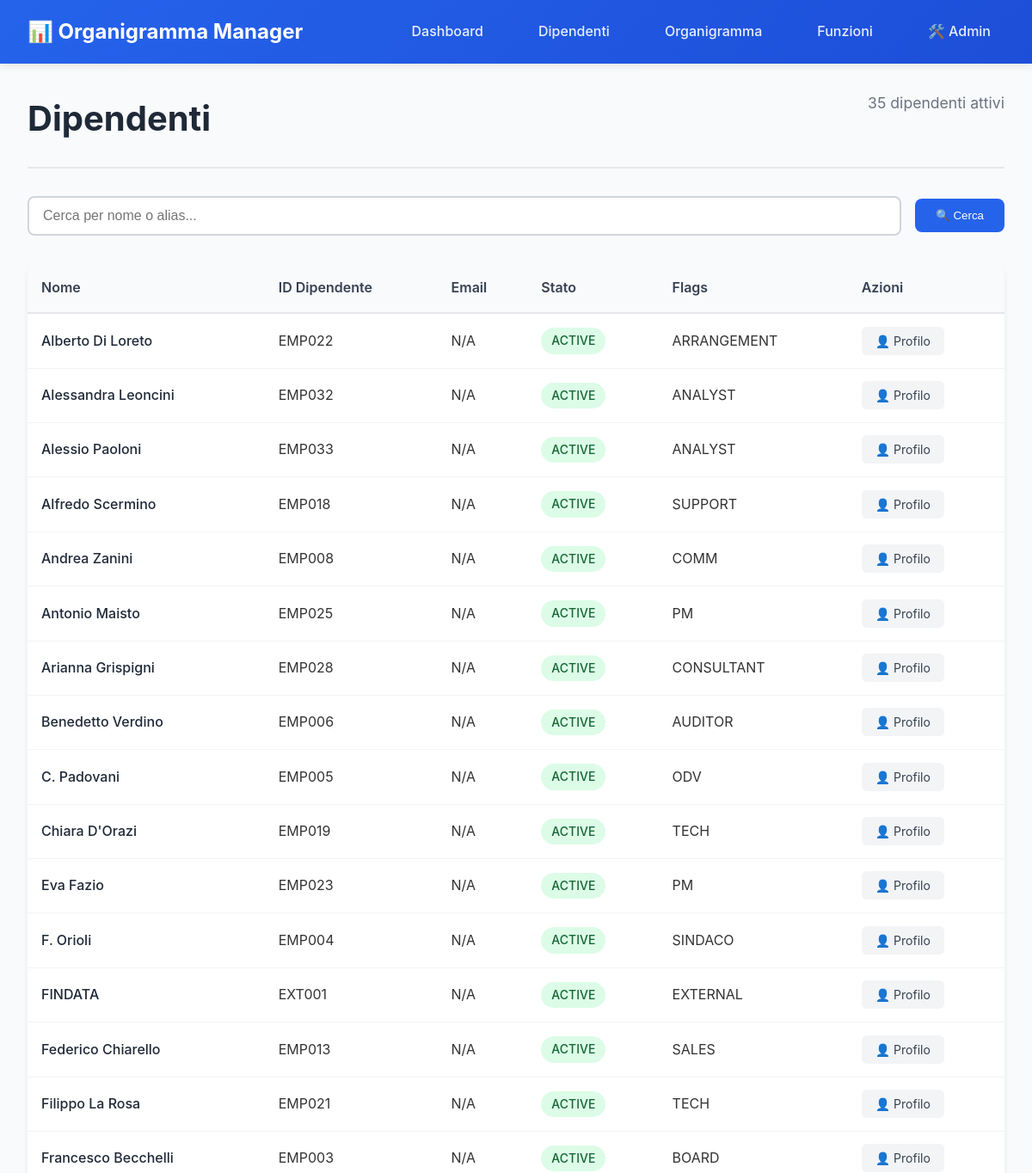
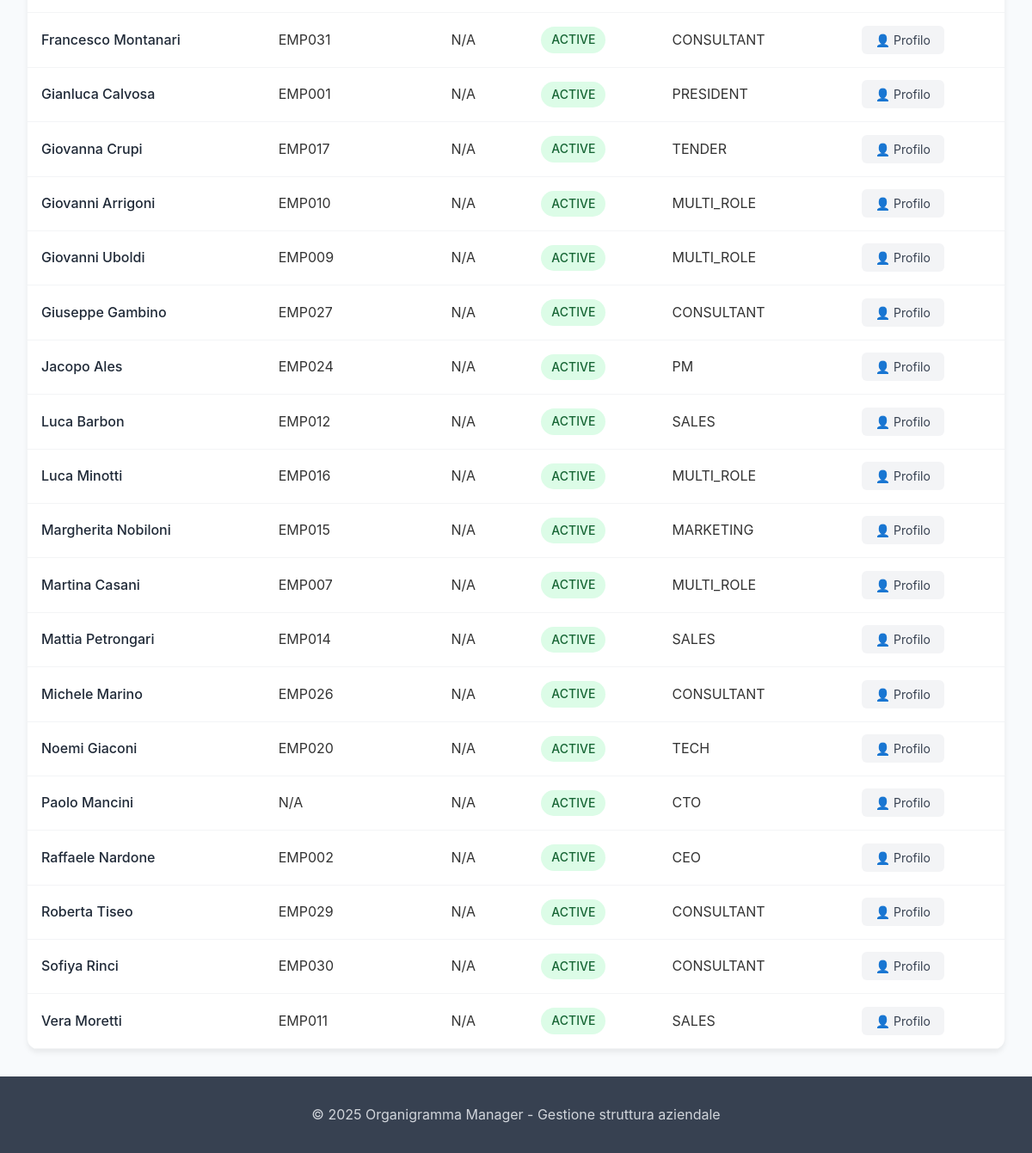
The page /employees on the database its author committed (2 pictures, top to bottom).
### tables this page shows
CREATE TABLE persons (
    id INTEGER PRIMARY KEY AUTOINCREMENT,
    name TEXT NOT NULL UNIQUE,
    email TEXT UNIQUE,
    employee_id TEXT UNIQUE,
    hire_date DATE,
    status TEXT CHECK (status IN ('ACTIVE', 'INACTIVE', 'TERMINATED')) DEFAULT 'ACTIVE',
    flags TEXT(25),
    created_at DATETIME DEFAULT CURRENT_TIMESTAMP,
    updated_at DATETIME DEFAULT CURRENT_TIMESTAMP
);

### src/ui/app.py (the view)
@app.get("/employees", response_class=HTMLResponse)
async def employees_list(request: Request, search: Optional[str] = None):
    try:
        if search:
            employees = service.search_employees(search)
        else:
            employees = repository.get_all_persons()
        return templates.TemplateResponse("employees.html", {
            "request": request,
            "title": "Dipendenti",
            "employees": employees,
            "search_query": search or ""
        })
    except Exception as e:
        logger.error(f"Errore lista dipendenti: {e}")
        raise HTTPException(500, "Errore interno del server")

### src/web/templates/employees.html (shortened to what this page needs)
{% extends "base.html" %}
{% block content %}
<div class="page-header">
    <h1>Dipendenti</h1>
    <p class="page-subtitle">{{ employees|length }} dipendenti attivi</p>
</div>
<div class="search-section">
    <form method="get" class="search-form">
        <input type="text" name="search" value="{{ search_query }}"
               placeholder="Cerca per nome o alias..." class="search-input">
        <button type="submit" class="btn btn-primary">🔍 Cerca</button>
    </form>
</div>
<div class="table-container">
    <table class="data-table">
        <thead>
            <tr>
                <th>Nome</th>
                <th>ID Dipendente</th>
                <th>Email</th>
                <th>Stato</th>
                <th>Flags</th>
                <th>Azioni</th>
            </tr>
        </thead>
        <tbody>
            {% for employee in employees %}
            <tr>
                <td class="employee-name">
                    <a href="/employee/{{ employee.name }}">{{ employee.name }}</a>
                </td>
                <td>{{ employee.employee_id or 'N/A' }}</td>
                <td>{{ employee.email or 'N/A' }}</td>
                <td>
                    <span class="status-badge status-{{ employee.status.lower() }}">
                        {{ employee.status }}
                    </span>
                </td>
                <td>{{ employee.flags or '' }}</td>
                <td>
                    <a href="/employee/{{ employee.name }}" class="btn-small">👤 Profilo</a>
                </td>
            </tr>
            {% endfor %}
        </tbody>
    </table>
</div>
{% endblock %}

### src/web/static/style.css (style rules this page uses)
* { margin: 0; padding: 0; box-sizing: border-box; }
body { font-family: -apple-system, BlinkMacSystemFont, 'Segoe UI', Roboto, Oxygen, Ubuntu, Cantarell, sans-serif; line-height: 1.6; color: #333; background-color: #f8fafc; }
a { color: #2563eb; text-decoration: none; }
.page-header { margin-bottom: 2rem; border-bottom: 2px solid #e5e7eb; padding-bottom: 1rem; }
.page-header h1 { font-size: 2.5rem; font-weight: 700; color: #1f2937; margin-bottom: 0.5rem; }
.page-subtitle { font-size: 1.1rem; color: #6b7280; }
.search-section, .search-container { margin-bottom: 2rem; }
.search-form { display: flex; gap: 1rem; align-items: center; }
.search-input { flex: 1; padding: 0.75rem 1rem; border: 2px solid #d1d5db; border-radius: 8px; font-size: 1rem; transition: border-color 0.2s, box-shadow 0.2s; }
.btn { display: inline-flex; align-items: center; gap: 0.5rem; padding: 0.75rem 1.5rem; font-weight: 500; border: none; border-radius: 8px; cursor: pointer; text-decoration: none; transition: all 0.2s; }
.btn-primary { background: #2563eb; color: white; }
.btn-small { padding: 0.5rem 1rem; font-size: 0.875rem; background: #f3f4f6; color: #374151; border-radius: 6px; }
.table-container { background: white; border-radius: 12px; overflow: hidden; box-shadow: 0 4px 6px rgba(0, 0, 0, 0.07); }
.data-table { width: 100%; border-collapse: collapse; }
.data-table th { background: #f8fafc; color: #374151; font-weight: 600; padding: 1rem; text-align: left; border-bottom: 2px solid #e5e7eb; }
.data-table td { padding: 1rem; border-bottom: 1px solid #f3f4f6; }
.employee-name a, .function-name a { font-weight: 500; color: #1f2937; }
.status-badge { display: inline-block; padding: 0.25rem 0.75rem; border-radius: 20px; font-size: 0.875rem; font-weight: 500; text-transform: uppercase; }
.status-active { background: #dcfce7; color: #166534; }

### src/web/static/admin.css (style rules this page uses)
.page-header { display: flex; justify-content: space-between; align-items: start; margin-bottom: 2rem; padding-bottom: 1rem; border-bottom: 2px solid #e5e7eb; }

### rows shown on the page
persons: name "Alberto Di Loreto", employee "EMP022", email "N/A", status "ACTIVE", flags "ARRANGEMENT"
persons: name "Alessandra Leoncini", employee "EMP032", email "N/A", status "ACTIVE", flags "ANALYST"
persons: name "Alessio Paoloni", employee "EMP033", email "N/A", status "ACTIVE", flags "ANALYST"
persons: name "Alfredo Scermino", employee "EMP018", email "N/A", status "ACTIVE", flags "SUPPORT"
persons: name "Andrea Zanini", employee "EMP008", email "N/A", status "ACTIVE", flags "COMM"
persons: name "Antonio Maisto", employee "EMP025", email "N/A", status "ACTIVE", flags "PM"
persons: name "Arianna Grispigni", employee "EMP028", email "N/A", status "ACTIVE", flags "CONSULTANT"
persons: name "Benedetto Verdino", employee "EMP006", email "N/A", status "ACTIVE", flags "AUDITOR"
persons: name "C. Padovani", employee "EMP005", email "N/A", status "ACTIVE", flags "ODV"
persons: name "Chiara D'Orazi", employee "EMP019", email "N/A", status "ACTIVE", flags "TECH"
persons: name "Eva Fazio", employee "EMP023", email "N/A", status "ACTIVE", flags "PM"
persons: name "F. Orioli", employee "EMP004", email "N/A", status "ACTIVE", flags "SINDACO"
persons: name "FINDATA", employee "EXT001", email "N/A", status "ACTIVE", flags "EXTERNAL"
persons: name "Federico Chiarello", employee "EMP013", email "N/A", status "ACTIVE", flags "SALES"
persons: name "Filippo La Rosa", employee "EMP021", email "N/A", status "ACTIVE", flags "TECH"
persons: name "Francesco Becchelli", employee "EMP003", email "N/A", status "ACTIVE", flags "BOARD"
persons: name "Francesco Montanari", employee "EMP031", email "N/A", status "ACTIVE", flags "CONSULTANT"
persons: name "Gianluca Calvosa", employee "EMP001", email "N/A", status "ACTIVE", flags "PRESIDENT"
persons: name "Giovanna Crupi", employee "EMP017", email "N/A", status "ACTIVE", flags "TENDER"
persons: name "Giovanni Arrigoni", employee "EMP010", email "N/A", status "ACTIVE", flags "MULTI_ROLE"
persons: name "Giovanni Uboldi", employee "EMP009", email "N/A", status "ACTIVE", flags "MULTI_ROLE"
persons: name "Giuseppe Gambino", employee "EMP027", email "N/A", status "ACTIVE", flags "CONSULTANT"
persons: name "Jacopo Ales", employee "EMP024", email "N/A", status "ACTIVE", flags "PM"
persons: name "Luca Barbon", employee "EMP012", email "N/A", status "ACTIVE", flags "SALES"
persons: name "Luca Minotti", employee "EMP016", email "N/A", status "ACTIVE", flags "MULTI_ROLE"
persons: name "Margherita Nobiloni", employee "EMP015", email "N/A", status "ACTIVE", flags "MARKETING"
persons: name "Martina Casani", employee "EMP007", email "N/A", status "ACTIVE", flags "MULTI_ROLE"
persons: name "Mattia Petrongari", employee "EMP014", email "N/A", status "ACTIVE", flags "SALES"
persons: name "Michele Marino", employee "EMP026", email "N/A", status "ACTIVE", flags "CONSULTANT"
persons: name "Noemi Giaconi", employee "EMP020", email "N/A", status "ACTIVE", flags "TECH"
persons: name "Paolo Mancini", employee_id "N/A", email "N/A", status "ACTIVE", flags "CTO"
persons: name "Raffaele Nardone", employee "EMP002", email "N/A", status "ACTIVE", flags "CEO"
persons: name "Roberta Tiseo", employee "EMP029", email "N/A", status "ACTIVE", flags "CONSULTANT"
persons: name "Sofiya Rinci", employee "EMP030", email "N/A", status "ACTIVE", flags "CONSULTANT"
persons: name "Vera Moretti", employee "EMP011", email "N/A", status "ACTIVE", flags "SALES"

### other values the page prints
{{ employees|length }} "35"
